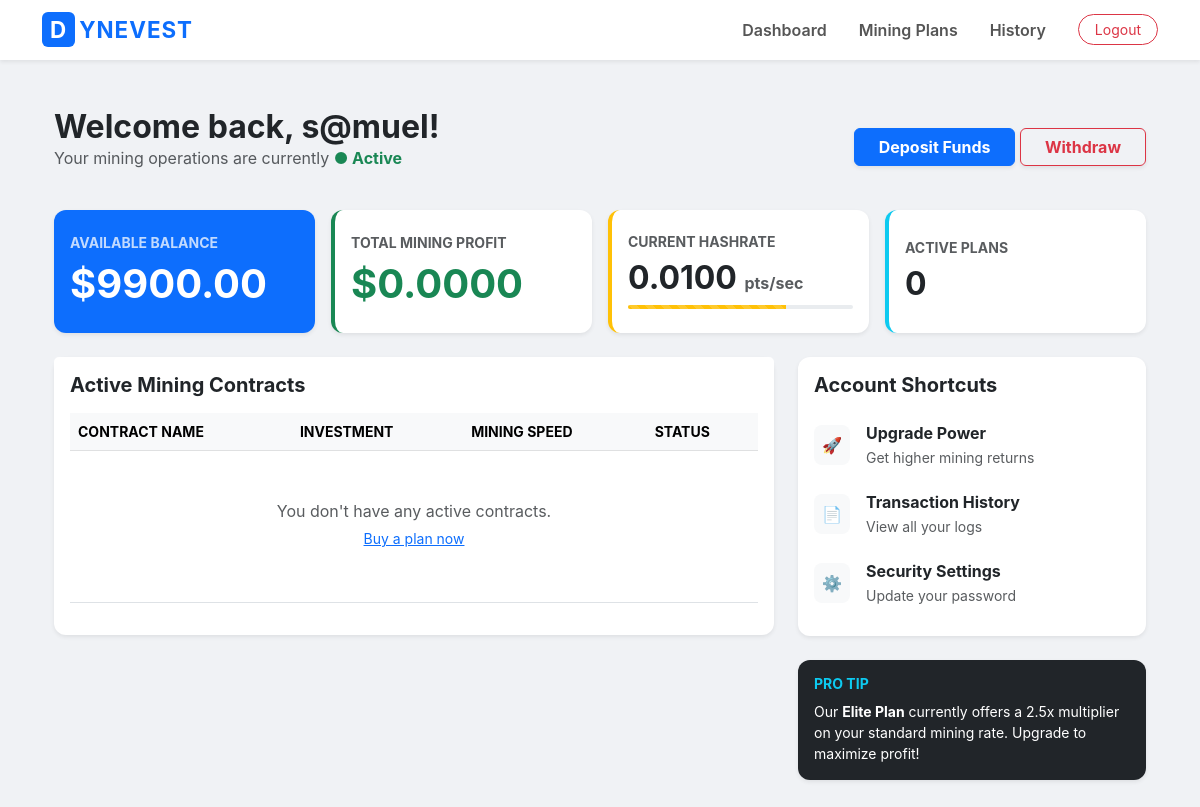
The app's page /dashboard/ (signed in), older data.
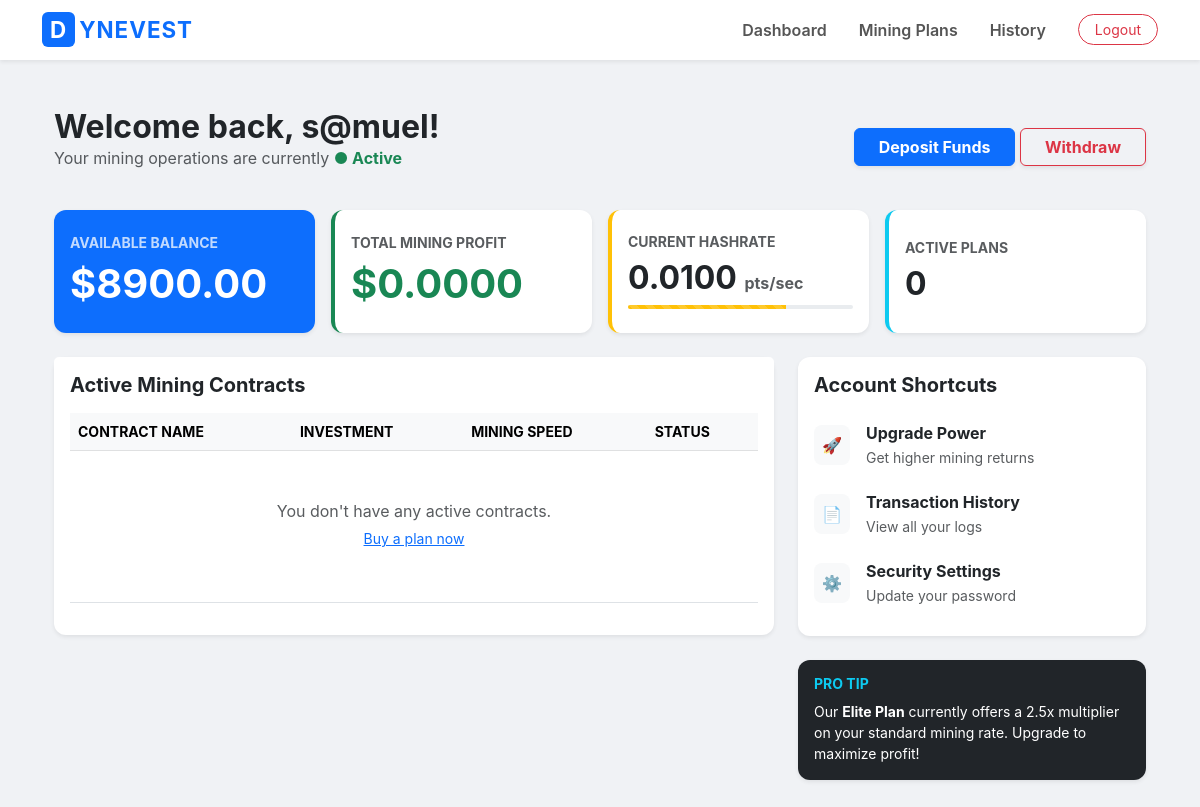
The same page, newer data.
### core/models.py (models this page shows, shortened)
class Profile(models.Model):
    user = models.OneToOneField(User, on_delete=models.CASCADE)
    balance = models.DecimalField(max_digits=12, decimal_places=2, default=0.00)
    total_profit = models.DecimalField(max_digits=12, decimal_places=2, default=0.00)
    mining_rate = models.DecimalField(max_digits=7, decimal_places=4, default=0.0100)

### core/views.py (the view, shortened to what this page needs)
# urls.py: path('dashboard/', views.dashboard_view, name='dashboard'), # Our new Dashboard
@login_required
def dashboard_view(request):
    profile, created = Profile.objects.get_or_create(user=request.user)
    deposits = Deposit.objects.filter(user=request.user).order_by('-created_at')
    withdrawals = Withdrawal.objects.filter(user=request.user).order_by('-created_at')
    active_investments = Investment.objects.filter(user=request.user, is_active=True)
    total_profit_accumulator = Decimal('0.00')
    profile.total_profit = total_profit_accumulator.quantize(Decimal('0.0001'))
    profile.save()
    return render(request, 'core/dashboard.html', {
        'profile': profile,
        'deposits': deposits,
        'withdrawals': withdrawals,
        'active_investments': active_investments
    })

### core/templates/core/dashboard.html (shortened to what the changed rows need)
{% extends 'core/base.html' %}
{% block content %}
<div class="container py-4">
    <div class="d-flex flex-column flex-md-row justify-content-between align-items-md-center mb-4">
        <div>
            <h2 class="fw-bold text-dark mb-0">Welcome back, {{ request.user.username }}!</h2>
        </div>
    </div>
    <div class="row g-3 mb-4">
        <div class="col-md-3">
            <div class="card border-0 shadow-sm bg-primary text-white h-100">
                <div class="card-body d-flex flex-column justify-content-center py-4">
                    <h6 class="text-uppercase small fw-bold opacity-75 mb-2">Available Balance</h6>
                    <h1 class="mb-0 fw-bold">${{ profile.balance }}</h1>
                </div>
            </div>
        </div>
        <div class="col-md-3">
            <div class="card border-0 shadow-sm h-100 border-start border-success border-4">
                <div class="card-body d-flex flex-column justify-content-center py-4">
                    <h6 class="text-uppercase small fw-bold text-muted mb-2">Total Mining Profit</h6>
                    <h1 class="mb-0 text-success fw-bold">${{ profile.total_profit }}</h1>
                </div>
            </div>
        </div>
        <div class="col-md-3">
            <div class="card border-0 shadow-sm h-100 border-start border-warning border-4">
                <div class="card-body d-flex flex-column justify-content-center py-4">
                    <h6 class="text-uppercase small fw-bold text-muted mb-2">Current Hashrate</h6>
                    <h2 class="mb-0 fw-bold text-dark">
                        {{ profile.mining_rate }} <small class="fs-6 text-muted">pts/sec</small>
                    </h2>
                    <div class="progress mt-2" style="height: 4px;">
                        <div class="progress-bar progress-bar-striped progress-bar-animated bg-warning"
                            style="width: 70%"></div>
                    </div>
                </div>
            </div>
        </div>
        <div class="col-md-3">
            <div class="card border-0 shadow-sm h-100 border-start border-info border-4">
                <div class="card-body d-flex flex-column justify-content-center py-4">
                    <h2 class="mb-0 fw-bold text-dark">{{ active_investments.count }}</h2>
                </div>
            </div>
        </div>
    </div>
    <div class="row">
        <div class="col-lg-8">
            <div class="card border-0 shadow-sm mb-4">
                <div class="card-body pt-0">
                    <div class="table-responsive">
                        <table class="table align-middle">
                            <thead class="table-light">
                                <tr class="small text-muted text-uppercase">
                                    <th>Contract Name</th>
                                    <th>Investment</th>
                                    <th>Mining Speed</th>
                                    <th>Status</th>
                                </tr>
                            </thead>
                        </table>
                    </div>
                </div>
            </div>
        </div>
    </div>
</div>
{% endblock %}

Row changes from the older to the newer data that the page shows:
changed Profile: balance "9900.00" → "8900.00"
